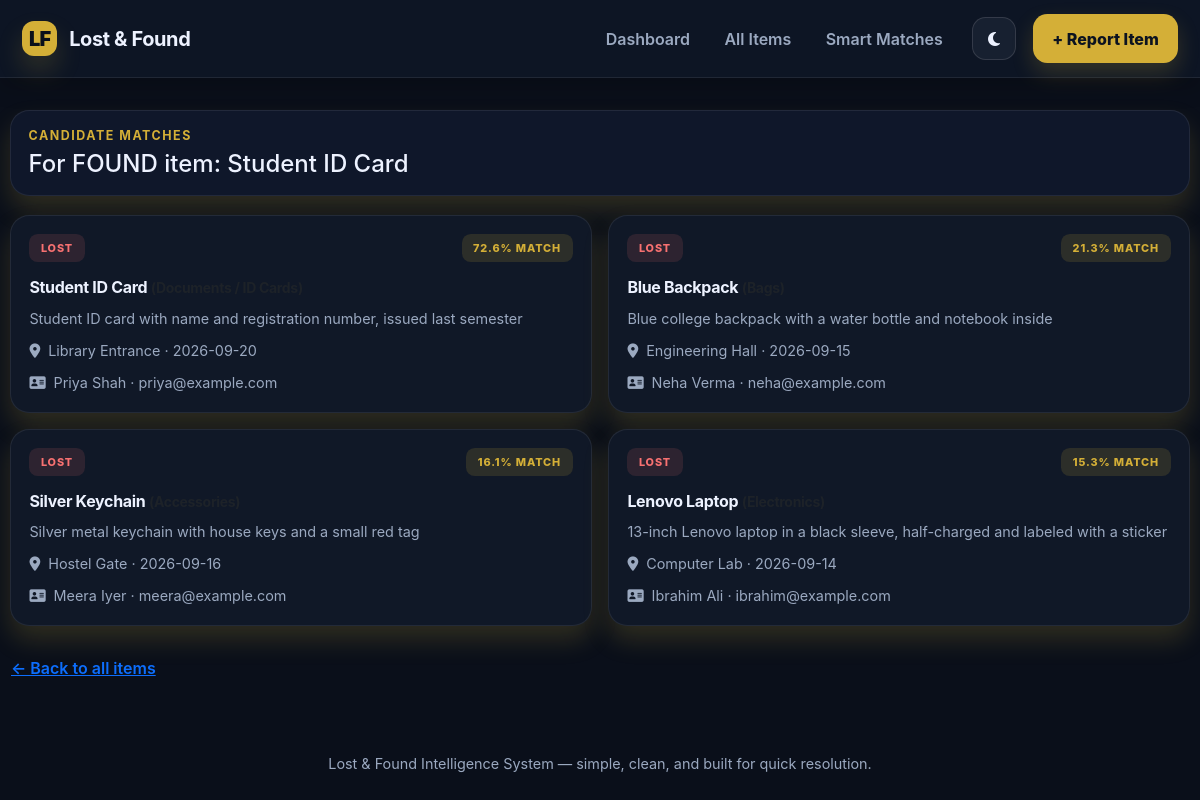
The page /matches/13 on the database its author committed.
### tables this page shows
CREATE TABLE items (
            id            INTEGER PRIMARY KEY AUTOINCREMENT,
            item_type     TEXT    NOT NULL CHECK (item_type IN ('lost', 'found')),
            item_name     TEXT    NOT NULL,
            category      TEXT    NOT NULL,
            description   TEXT    NOT NULL,
            location      TEXT    NOT NULL,
            event_date    TEXT    NOT NULL,
            person_name   TEXT    NOT NULL,
            contact       TEXT    NOT NULL,
            status        TEXT    NOT NULL DEFAULT 'open' CHECK (status IN ('open', 'resolved')),
            created_at    TEXT    NOT NULL
        );

### app.py (the view)
@app.route("/matches/<int:item_id>")
def matches_for_item(item_id):
    db = get_db()
    item = db.execute("SELECT * FROM items WHERE id = ?", (item_id,)).fetchone()
    if item is None:
        flash("Item not found.", "danger")
        return redirect(url_for("view_items"))
    candidates = find_matches_for(item, threshold=15.0, limit=10)
    return render_template("matches.html", single_item=item, candidates=candidates, results=None)

### app.py (called while the page is built)
def get_db():
    if "db" not in g:
        g.db = sqlite3.connect(DB_PATH)
        g.db.row_factory = sqlite3.Row
        g.db.execute("PRAGMA foreign_keys = ON")
    return g.db

def text_similarity(a, b):
    a = (a or "").strip().lower()
    b = (b or "").strip().lower()
    if not a or not b:
        return 0.0
    return SequenceMatcher(None, a, b).ratio()

def match_score(item_a, item_b):
    name_sim = text_similarity(item_a["item_name"], item_b["item_name"])
    desc_sim = text_similarity(item_a["description"], item_b["description"])
    loc_sim = text_similarity(item_a["location"], item_b["location"])
    category_match = 1.0 if item_a["category"] == item_b["category"] else 0.0
    score = (name_sim * 0.35) + (desc_sim * 0.25) + (category_match * 0.25) + (loc_sim * 0.15)
    return round(score * 100, 1)

def find_matches_for(item, threshold=30.0, limit=5):
    db = get_db()
    opposite_type = "found" if item["item_type"] == "lost" else "lost"
    candidates = db.execute(
        "SELECT * FROM items WHERE item_type = ? AND status = 'open' AND id != ?",
        (opposite_type, item["id"]),
    ).fetchall()
    scored = []
    for c in candidates:
        s = match_score(item, c)
        if s >= threshold:
            scored.append((s, c))
    scored.sort(key=lambda x: x[0], reverse=True)
    return scored[:limit]

### templates/matches.html (shortened to what this page needs)
{% extends "base.html" %}
{% block content %}
{% if results is not none %}
  <div class="filter-shell">
    <div>
      <p class="eyebrow mb-1">Smart matching</p>
      <h4 class="mb-0">Best recommendation for each open lost report</h4>
    </div>
  </div>
  <div class="match-grid">
    {% for lost, best in results %}
    <div class="match-card">
      <div class="d-flex justify-content-between align-items-center mb-3">
        <span class="type-pill lost">Lost</span>
        <span class="category-pill">{{ lost.category }}</span>
      </div>
      <h6>{{ lost.item_name }}</h6>
      <p class="meta-text mb-2">{{ lost.description }}</p>
      <p class="meta-text mb-0"><i class="fa-solid fa-location-dot me-2"></i>{{ lost.location }} &middot; {{ lost.event_date }}</p>
      {% if best %}
        <div class="match-highlight">
          <strong>{{ best[0] }}% match</strong> with found item <strong>{{ best[1].item_name }}</strong> at {{ best[1].location }}.
        </div>
        <a href="{{ url_for('matches_for_item', item_id=lost.id) }}" class="btn btn-outline-primary btn-sm">View all candidates</a>
      {% else %}
        <div class="info-note mt-3 mb-0">
          <i class="fa-solid fa-circle-info"></i>
          <span>No strong match yet.</span>
        </div>
      {% endif %}
    </div>
    {% else %}
    <div class="empty-state">No open lost items to match right now.</div>
    {% endfor %}
  </div>
{% else %}
  <div class="filter-shell">
    <div>
      <p class="eyebrow mb-1">Candidate matches</p>
      <h4 class="mb-0">For {{ single_item.item_type|upper }} item: {{ single_item.item_name }}</h4>
    </div>
  </div>
  <div class="match-grid">
    {% for score, cand in candidates %}
    <div class="match-card">
      <div class="d-flex justify-content-between align-items-center mb-3">
        <span class="type-pill {{ cand.item_type }}">{{ cand.item_type }}</span>
        <span class="score-pill">{{ score }}% match</span>
      </div>
      <h6>{{ cand.item_name }} <small class="text-muted">({{ cand.category }})</small></h6>
      <p class="meta-text mb-2">{{ cand.description }}</p>
      <p class="meta-text mb-2"><i class="fa-solid fa-location-dot me-2"></i>{{ cand.location }} &middot; {{ cand.event_date }}</p>
      <p class="meta-text mb-0"><i class="fa-solid fa-address-card me-2"></i>{{ cand.person_name }} &middot; {{ cand.contact }}</p>
    </div>
    {% else %}
    <div class="empty-state">No candidate matches found above the similarity threshold.</div>
    {% endfor %}
  </div>
  <a href="{{ url_for('view_items') }}" class="btn btn-link mt-3 px-0">&larr; Back to all items</a>
{% endif %}
{% endblock %}

### static/style.css (style rules this page uses)
:root { --bg: #0a0f1a; --bg-strong: #111827; --panel: #101827; --panel-strong: #172133; --line: rgba(255,255,255,0.08); --line-strong: rgba(255,255,255,0.12); --text: #edf2ff; --muted: #9ba9c0; --primary: #d4af37; --primary-strong: #b8921d; --primary-soft: rgba(212, 175, 55, 0.14); --success: #35d399; --success-soft: rgba(53, 211, 153, 0.12); --danger: #f87171; --danger-soft: rgba(248, 113, 113, 0.12); --warning: #fbbf24; --warning-soft: rgba(251, 191, 36, 0.12); --cyan: #7dd3fc; --pink: #f9a8d4; --shadow: 0 20px 50px rgba(0, 0, 0, 0.35); --shadow-soft: 0 14px 26px rgba(212, 175, 55, 0.18); }
* { box-sizing: border-box; }
html { scroll-behavior: smooth; }
body { margin: 0; font-family: "Inter", "Segoe UI", sans-serif; background: var(--bg); color: var(--text); transition: background 0.25s ease, color 0.25s ease; }
a { text-decoration: none; }
.eyebrow { margin: 0 0 0.5rem; font-size: 0.78rem; text-transform: uppercase; letter-spacing: 0.12em; color: var(--primary); font-weight: 700; }
.btn { border-radius: 0.9rem; padding: 0.76rem 1.2rem; font-weight: 600; transition: all 0.2s ease; }
.type-pill, .status-pill, .category-pill, .score-pill { display: inline-flex; align-items: center; justify-content: center; padding: 0.36rem 0.72rem; border-radius: 0.55rem; font-size: 0.68rem; font-weight: 800; letter-spacing: 0.08em; text-transform: uppercase; }
.type-pill.lost { background: var(--danger-soft); color: var(--danger); }
.meta-text { margin: 0.65rem 0 0; color: var(--muted); font-size: 0.9rem; line-height: 1.5; }
.filter-shell { display: flex; justify-content: space-between; align-items: center; gap: 1rem; flex-wrap: wrap; background: #0f172a; border: 1px solid var(--line); border-radius: 1.2rem; padding: 1rem 1.1rem; margin-bottom: 1.2rem; box-shadow: var(--shadow-soft); }
.match-grid { display: grid; grid-template-columns: repeat(2, minmax(0, 1fr)); gap: 1rem; }
.match-card { border: 1px solid var(--line); border-radius: 1.2rem; background: var(--panel); padding: 1.15rem; box-shadow: var(--shadow-soft); transition: transform 0.2s ease, box-shadow 0.2s ease; animation: fadeUp 0.6s ease both; }
.match-card h6 { margin: 0; font-weight: 700; letter-spacing: -0.02em; }
.score-pill { background: var(--primary-soft); color: var(--primary); }

### rows shown on the page
items: item_type "FOUND", item_name "Student ID Card"
items: item_type "LOST", score "72.6", item_name "Student ID Card", description "Student ID card with name and registration number, issued last semester", location "Library Entrance", event_date "2026-09-20", person_name "Priya Shah", contact "priya@example.com"
items: item_type "LOST", score "21.3", item_name "Blue Backpack", description "Blue college backpack with a water bottle and notebook inside", location "Engineering Hall", event_date "2026-09-15", person_name "Neha Verma", contact "neha@example.com"
items: item_type "LOST", score "16.1", item_name "Silver Keychain", description "Silver metal keychain with house keys and a small red tag", location "Hostel Gate", event_date "2026-09-16", person_name "Meera Iyer", contact "meera@example.com"
items: item_type "LOST", score "15.3", item_name "Lenovo Laptop", description "13-inch Lenovo laptop in a black sleeve, half-charged and labeled with a sticker", location "Computer Lab", event_date "2026-09-14", person_name "Ibrahim Ali", contact "ibrahim@example.com"
